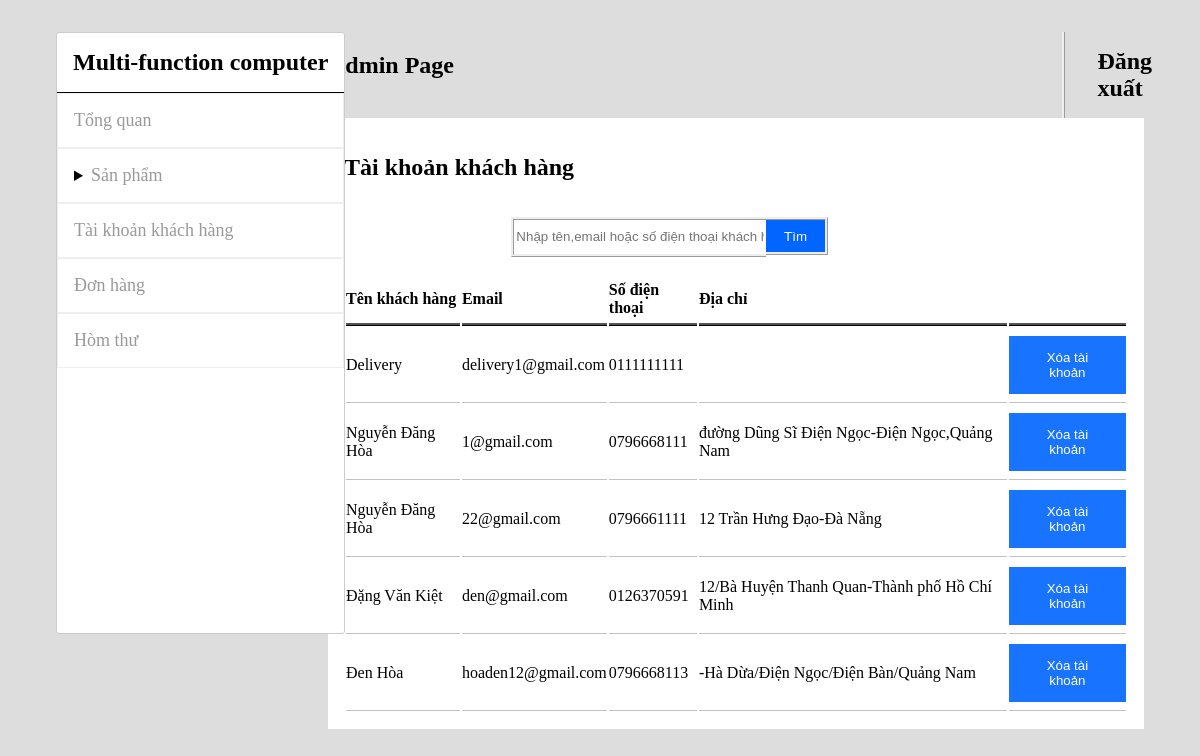
The app's page /view/admin_customer.php with its own data.
### tables this page shows
CREATE TABLE `customers` (
  `customerId` int(11) NOT NULL,
  `customerName` char(50) NOT NULL,
  `phone` char(10) NOT NULL,
  `email` char(50) NOT NULL,
  `address` char(255) NOT NULL,
  `password` char(40) NOT NULL,
  `gender` char(10) NOT NULL,
  `birthday` date NOT NULL,
  `customerImg` text NOT NULL,
  `creditCardCode` char(11) NOT NULL
);

### model/CustomerDB.php (called while the page is built, shortened)
<?php
class CustomerDB
{
    public function Get_All_Customers()
    {
        $db = Database::getDB();
        $query = 'SELECT * FROM customers';
        $statement = $db->prepare($query);
        $statement->execute();
        $lists = $statement->fetchAll();
        return $lists;
    }
}

### view/admin_customer.php (the view, shortened to what this page needs)
<?php
require_once('../model/CustomerDB.php');
require_once('../model/BuildDB.php'); ?>
<!DOCTYPE html>
<html lang="en">
<head>
    <link rel="stylesheet" href="../view/css/admin.css">
</head>
<body>
    <div class="body">
        <div></div>
        <section class="menu">
            <ul class="ul_dad">
                <h2>Multi-function computer</h2>
                <li><a href="../view/admin_home.php">Tổng quan</a></li>
                <details>
                    <summary>
                        <li><a href="#">Sản phẩm</a></li>
                    </summary>
                </details>
                <li><a href="../view/admin_customer.php">Tài khoản khách hàng</a></li>
                <li><a href="../view/admin_order.php">Đơn hàng</a></li>
                <li><a href="../view/admin_mailbox.php">Hòm thư</a></li>
            </ul>
        </section>
        <div>
            <section class="main">
                <div class="nav">
                    <div>
                        <h1>Admin Page</h1>
                    </div>
                    <div></div>
                    <div class="nav_admin">
                        <h2>
                            <a href="../controller/user_controller.php?action=logout">Đăng xuất</a>
                        </h2>
                    </div>
                </div>
                <div class="body_main">
                    <div class="sp">
                        <h2 class="namett">Tài khoản khách hàng</h2>
                    </div>
                    <div class="search">
                        <form action="../controller/admin_controller.php?action=seach_customer" method="post">
                            <input type="text" name="seach" placeholder="Nhập tên,email hoặc số điện thoại khách hàng"
                                value="">
                            <input type="submit" value="Tìm">
                        </form>
                    </div>
                    <table class="table_one">
                        <thead>
                            <th class="th1" id="th">Tên khách hàng</th>
                            <th class="th2" id="th">Email</th>
                            <th class="th3" id="th">Số điện thoại</th>
                            <th class="th5" id="th">Địa chỉ</th>
                            <th class="th6" id="th"></th>
                        </thead>
                        <tbody>
                            <?php
                            $CustomerDB = new CustomerDB;
                            $cs = $CustomerDB->Get_All_Customers();
                            global $tt;
                            if(!isset($tt)){
                            foreach ($cs as $customer) {
                                if ($customer['customerId'] != 0) { ?>
                            <tr>
                                <td class="td1" id="th"><?php echo $customer['customerName'] ?></td>
                                <td class="td2" id="th"><?php echo $customer['email']; ?></td>
                                <td class="td3" id="th"><?php echo $customer['phone']; ?></td>
                                <td class="td4" id="th"><?php echo $customer['address']; ?></td>
                                <td class="td5" id="th">
                                    <button
                                        onclick="document.getElementById('id0<?php echo $customer['customerId'] ?>').style.display='block'">Xóa
                                        tài
                                        khoản <input type="hidden"
                                            value="<?php echo $customer['customerId'] ?>"></button>
                                </td>
                            </tr>
                            <?php }
                            } ?>
                        </tbody>
                        <?php } ?>
                    </table>
                </div>
        </div>
</body>
</html>

### view/css/admin.css (style rules this page uses)
body { background-color: #DDDDDD; }
body>div.body { margin: 2pc 3pc; display: grid; grid-template-columns: 25% 75%; }
body>div>section.menu { border: ridge 1px #CCCCCC; background-color: white; margin-right: 1pc; border-radius: 3px; overflow: auto; height: 600px; position: fixed; }
body>div>section.menu>ul { margin: 0; padding: 0; }
body>div>section.menu>ul>li, details>summary>li, ul.ul_dad>div.ul_child>li, ul.ul_child>li { list-style: none; padding: 1pc; border: ridge 1px; }
body>div>section.menu>ul>li>a, details>summary>li>a, ul.ul_dad>div.ul_child>li>a, ul.ul_child>li>a { text-decoration: none; color: #999999; font-size: large; }
body>div>section.menu>ul>h2 { border-bottom: solid 1px; margin: 0; padding: 1pc; }
details>summary { list-style: none; }
details>summary::marker { list-style: none; }
details>summary>li:first-of-type { list-style: inside disclosure-closed; }
details>summary>li::marker { unicode-bidi: isolate; font-variant-numeric: tabular-nums; text-transform: none; text-indent: 0px !important; text-align: start !important; text-align-last: start !important; }
div.nav { display: grid; grid-template-columns: 20% 70% 10%; }
div.search { width: 100%; }
div.search>form { width: 79%; justify-content: center; align-self: center; display: flex; padding: 1pc; }
div.search>form>input[type='text'] { height: 2pc; width: 40%; border: ridge; border-right: none; }
div.search>form>input[type='submit'] { height: 2.4pc; width: 10%; border: ridge; border-left: none; color: white; background-color: #0066FF; }
div.nav_admin>h2 { margin: 1pc 2pc; }
div.nav_admin>h2>a { text-decoration: none; color: black; }
div.nav_admin { border-left: ridge; }
div.body_main { background-color: white; padding: 1pc; }
table.table_one { width: 100%; border: none; }
.td1,.td2,.td3,.td4,.td5,.td6,.td7,.td8 { border-bottom: ridge 1px #c3c1c1; padding: 1pc; }
.td1 { width: auto; }
td.td5 { color: red; font-family: fantasy; }
#th { height: 3pc; padding: 0; }
table.table_order>thead>tr>th,table.table_one>thead>tr>th { text-align: start; border-bottom: ridge #000000; padding: 1pc; }

### view/admin_customer.php (style rules this page uses)
button { background-color: #0066FF; color: white; padding: 14px 20px; margin: 8px 0; border: none; cursor: pointer; width: 100%; opacity: 0.9; }

### records on screen
customers: customerName "Delivery", email "delivery1@gmail.com", phone "0111111111"
customers: customerName "Nguyễn Đăng Hòa", email "1@gmail.com", phone "0796668111", address "đường Dũng Sĩ Điện Ngọc-Điện Ngọc,Quảng Nam"
customers: customerName "Nguyễn Đăng Hòa", email "22@gmail.com", phone "0796661111", address "12 Trần Hưng Đạo-Đà Nẵng"
customers: customerName "Đặng Văn Kiệt", email "den@gmail.com", phone "0126370591", address "12/Bà Huyện Thanh Quan-Thành phố Hồ Chí Minh"
customers: customerName "Đen Hòa", email "hoaden12@gmail.com", phone "0796668113", address "-Hà Dừa/Điện Ngọc/Điện Bàn/Quảng Nam"
